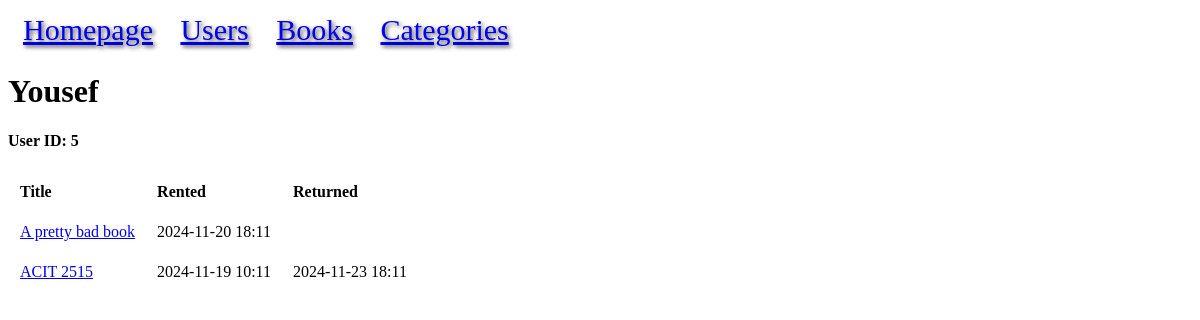
/user/5, run on the app's committed database.
### models.py (models this page shows, shortened)
class User(db.Model):
    id = mapped_column(Integer, primary_key=True, autoincrement=True)
    name = mapped_column(String)
    rented = relationship("BookRental", back_populates="user")

class BookRental(db.Model):
    id = mapped_column(Integer, primary_key=True)
    user_id = mapped_column(Integer, ForeignKey("user.id"))
    book_id = mapped_column(Integer, ForeignKey("book.id"))
    rented = mapped_column(DateTime(timezone=True), nullable=False)
    returned = mapped_column(DateTime(timezone=True), nullable=True)
    user = relationship("User", back_populates="rented")
    book = relationship("Book", back_populates="rentals")

class Book(db.Model):
    id = mapped_column(Integer, primary_key=True, autoincrement=True)
    title = mapped_column(String)
    price = mapped_column(DECIMAL(10, 2))
    available = mapped_column(Integer, default=0)
    rating = mapped_column(Integer)
    upc = mapped_column(String, unique=True)
    url = mapped_column(String)
    category_id = mapped_column(Integer, ForeignKey("category.id"))
    category = relationship("Category", back_populates="books")
    rentals = relationship("BookRental", back_populates="book")

### app.py (the view)
@app.route("/user/<int:id>")
def user(id):
    statement = db.select(User).where(User.id == id)
    result = db.session.execute(statement).scalar()
    if not result:
        return f"USER ID:{id} NOT FOUND!", 404
    return render_template("user.html", result=result)

### templates/user.html
{% extends "base.html" %}
{% block content %}
<h1>{{ result.name }}</h1>
<h4>User ID: {{ result.id }}</h4>
<table>
<tr>
    <th>Title</th>
    <th>Rented</th>
    <th>Returned</th>
</tr>
{% for rental in result.rented %}
<tr>
<td><a href="{{ url_for('book', id=rental.book.id) }}">{{ rental.book.title }}</a></td>
<td>{{ rental.rented.strftime("%Y-%m-%d %H:%m") }}</td>
<td>{% if rental.returned %}{{ rental.returned.strftime("%Y-%m-%d %H:%m") }}
{% endif %}</td>
</tr>
{% endfor %}
</table>
{% endblock %}

### static/style.css (style rules this page uses)
th, td { padding:10px; }
tr { text-align: left; }
th { text-align: left; }
td { text-align: left; }

### data on the page
User: name "Yousef", id "5"
BookRental: book "A pretty bad book", rented "2024-11-20 18:11"
BookRental: book "ACIT 2515", rented "2024-11-19 10:11", returned "2024-11-23 18:11"
